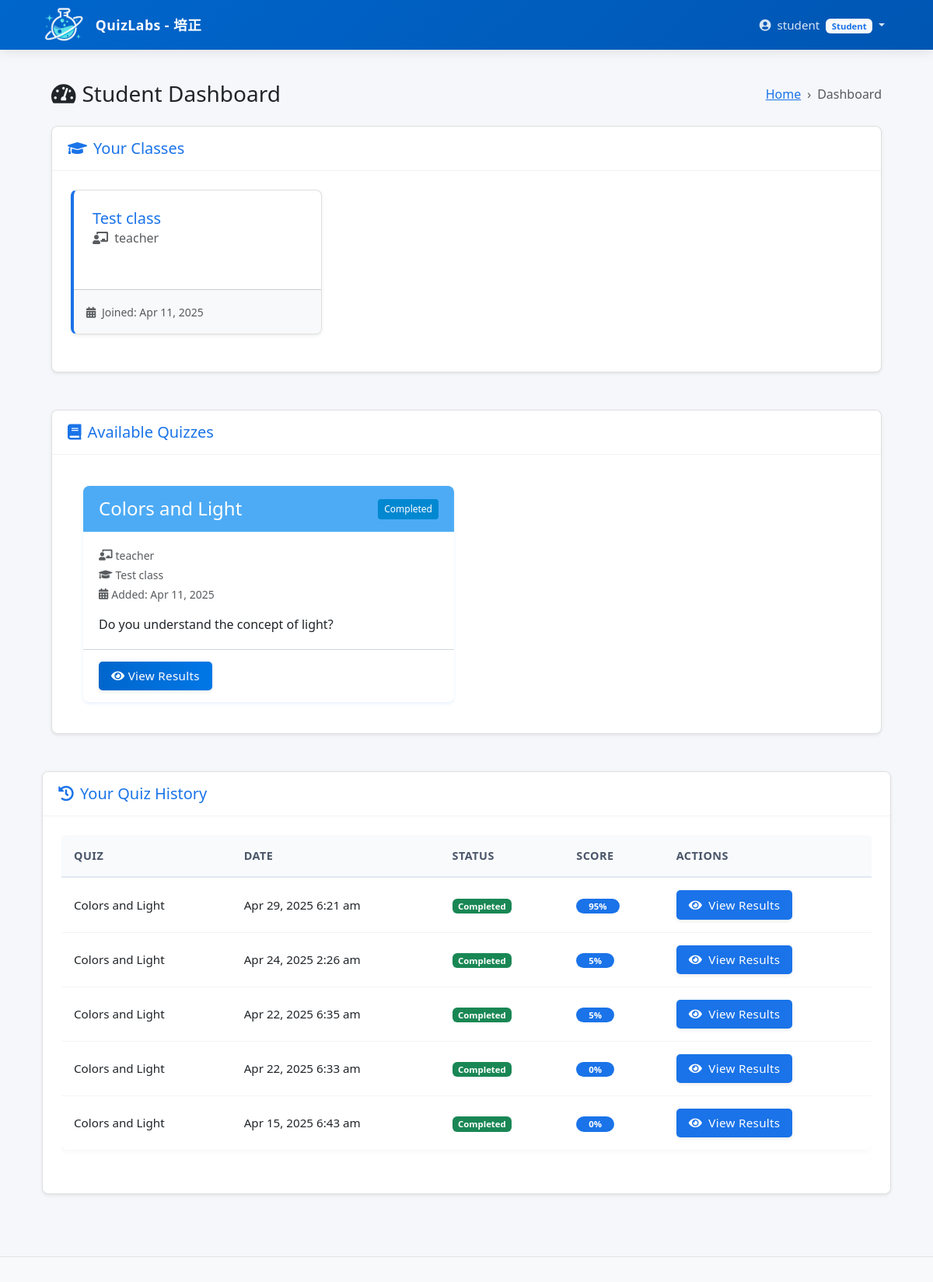
/student/ (signed in), run on the app's committed database.
### tables this page shows
CREATE TABLE quizzes (
    id INTEGER PRIMARY KEY AUTOINCREMENT,
    title TEXT NOT NULL,
    description TEXT,
    created_by INTEGER NOT NULL,
    is_published INTEGER DEFAULT 0,
    created_at TIMESTAMP DEFAULT CURRENT_TIMESTAMP,
    updated_at TIMESTAMP DEFAULT CURRENT_TIMESTAMP, hash_id VARCHAR(16), allow_redo INTEGER DEFAULT 0, exam_mode INTEGER DEFAULT 0,
    FOREIGN KEY (created_by) REFERENCES users(id) ON DELETE CASCADE
);

CREATE TABLE quiz_attempts (
    id INTEGER PRIMARY KEY AUTOINCREMENT,
    quiz_id INTEGER NOT NULL,
    student_id INTEGER NOT NULL,
    start_time TIMESTAMP DEFAULT CURRENT_TIMESTAMP,
    end_time TIMESTAMP NULL,
    total_score REAL DEFAULT 0,
    status TEXT DEFAULT 'in_progress' CHECK (status IN ('in_progress', 'completed', 'graded')),
    FOREIGN KEY (quiz_id) REFERENCES quizzes(id) ON DELETE CASCADE,
    FOREIGN KEY (student_id) REFERENCES users(id) ON DELETE CASCADE
);

### student/index.php (the view, shortened to what the rows shown need)
<?php
$db = new Database();
$student_id = $_SESSION['user_id'];
$availableQuizzes = $db->resultSet("
    SELECT q.*, u.username as teacher_name, cqa.class_id, c.name as class_name
    FROM quizzes q
    JOIN users u ON q.created_by = u.id
    JOIN class_quiz_assignments cqa ON q.id = cqa.quiz_id
    JOIN classes c ON cqa.class_id = c.id
    JOIN class_enrollments ce ON c.id = ce.class_id
    WHERE q.is_published = 1 AND ce.user_id = ?
    GROUP BY q.id
    ORDER BY q.created_at DESC
", [$student_id]);
$directlyAssignedQuizzes = $db->resultSet("
    SELECT q.*, u.username as teacher_name, NULL as class_id, 'Direct Assignment' as class_name
    FROM quizzes q
    JOIN users u ON q.created_by = u.id
    JOIN quiz_student_access qsa ON q.id = qsa.quiz_id
    WHERE q.is_published = 1 AND qsa.student_id = ?
    AND q.id NOT IN (
        SELECT q2.id FROM quizzes q2
        JOIN class_quiz_assignments cqa ON q2.id = cqa.quiz_id
        JOIN classes c ON cqa.class_id = c.id
        JOIN class_enrollments ce ON c.id = ce.class_id
        WHERE ce.user_id = ?
    )
    ORDER BY q.created_at DESC
", [$student_id, $student_id]);
$availableQuizzes = array_merge($availableQuizzes, $directlyAssignedQuizzes);
$attempts = $db->resultSet("
    SELECT qa.*, q.title as quiz_title
    FROM quiz_attempts qa
    JOIN quizzes q ON qa.quiz_id = q.id
    WHERE qa.student_id = ?
    ORDER BY qa.start_time DESC
", [$student_id]);
$attemptsMap = [];
foreach ($attempts as $attempt) {
    if (!isset($attemptsMap[$attempt['quiz_id']])) {
        $attemptsMap[$attempt['quiz_id']] = [];
    }
    $attemptsMap[$attempt['quiz_id']][] = $attempt;
}
require_once __DIR__ . '/../includes/header.php';
?>
<div class="container-fluid">
    <div class="row">
        <div class="col-12">
            <div class="d-sm-flex justify-content-between align-items-center mb-4">
                <h1 class="h3 mb-0 text-gray-800">
                    <i class="fas fa-tachometer-alt me-2"></i>Student Dashboard
                </h1>
            </div>
        </div>
    </div>
    <div class="row mb-4" id="quizzes">
        <div class="col-12">
            <div class="card shadow-sm">
                <div class="card-body">
                    <?php if (count($availableQuizzes) > 0): ?>
                        <div class="quiz-list">
                            <?php foreach ($availableQuizzes as $quiz): ?>
                                <?php
                                $hasCompleted = false;
                                $hasInProgress = false;
                                if (isset($attemptsMap[$quiz['id']])) {
                                    foreach ($attemptsMap[$quiz['id']] as $attempt) {
                                        if ($attempt['status'] === 'completed') {
                                            $hasCompleted = true;
                                        } elseif ($attempt['status'] === 'in_progress') {
                                            $hasInProgress = true;
                                        }
                                    }
                                }
                                ?>
                                <div class="quiz-card">
                                    <div class="quiz-card-header">
                                        <h4><?= htmlspecialchars($quiz['title']) ?></h4>
                                        <div>
                                            <?php if ($hasCompleted): ?>
                                                <span class="quiz-status published">Completed</span>
                                            <?php elseif ($hasInProgress): ?>
                                                <span class="quiz-status draft">In Progress</span>
                                            <?php else: ?>
                                                <span class="quiz-status published">New</span>
                                            <?php endif; ?>
                                        </div>
                                    </div>
                                    <div class="quiz-card-body">
                                            <div class="mb-3">
                                                <div class="d-flex align-items-center text-muted small mb-1">
                                                    <i class="fas fa-chalkboard-teacher me-1"></i>
                                                    <span><?= htmlspecialchars($quiz['teacher_name']) ?></span>
                                                </div>
                                                <div class="d-flex align-items-center text-muted small mb-1">
                                                    <i class="fas fa-graduation-cap me-1"></i>
                                                    <span><?= htmlspecialchars($quiz['class_name']) ?></span>
                                                </div>
                                                <div class="d-flex align-items-center text-muted small">
                                                    <i class="fas fa-calendar-alt me-1"></i>
                                                    <span>Added: <?= date('M j, Y', strtotime($quiz['created_at'])) ?></span>
                                                </div>
                                            </div>
                                            <?php if (!empty($quiz['description'])): ?>
                                                <p class="card-text">
                                                    <?= nl2br(htmlspecialchars(substr($quiz['description'], 0, 150))) ?>
                                                </p>
                                            <?php endif; ?>
                                        </div>
                                        <div class="quiz-card-footer">
                                            <?php if ($hasCompleted): ?>
                                                <a href="<?= BASE_URL ?>/student/view_result.php?attempt_id=<?= $attemptsMap[$quiz['id']][0]['id'] ?>" class="btn btn-primary">
                                                    <i class="fas fa-eye"></i> View Results
                                                </a>
                                            <?php elseif ($hasInProgress): ?>
                                                <a href="<?= BASE_URL ?>/student/take_quiz.php?id=<?= $quiz['id'] ?>" class="btn btn-primary">
                                                    <i class="fas fa-play-circle"></i> Continue Quiz
                                                </a>
                                            <?php else: ?>
                                                <a href="<?= BASE_URL ?>/student/take_quiz.php?id=<?= $quiz['id'] ?>" class="btn btn-primary">
                                                    <i class="fas fa-play-circle"></i> Start Quiz
                                                </a>
                                            <?php endif; ?>
                                        </div>
                                    </div>
                                </div>
                            <?php endforeach; ?>
                        </div>
                    <?php endif; ?>
                </div>
            </div>
        </div>
    </div>
    <div class="row mb-4" id="history">
        <div class="col-12">
            <div class="card shadow-sm">
                <div class="card-body">
                    <?php
    $completedAttempts = array_filter($attempts, function($attempt) {
        return $attempt['status'] === 'completed';
    });
    if (count($completedAttempts) > 0): ?>
                        <div class="table-responsive">
                            <table class="table table-hover">
                                <thead>
                                    <tr>
                                        <th>Quiz</th>
                                        <th>Date</th>
                                        <th>Status</th>
                                        <th>Score</th>
                                        <th>Actions</th>
                                    </tr>
                                </thead>
                                <tbody>
                                    <?php foreach ($completedAttempts as $attempt): ?>
                                        <tr>
                                            <td><?= htmlspecialchars($attempt['quiz_title']) ?></td>
                                            <td><?= date('M j, Y g:i a', strtotime($attempt['start_time'])) ?></td>
                                            <td>
                                                <?php if ($attempt['status'] === 'completed'): ?>
                                                    <span class="badge bg-success">Completed</span>
                                                <?php elseif ($attempt['status'] === 'in_progress'): ?>
                                                    <span class="badge bg-warning text-dark">In Progress</span>
                                                <?php else: ?>
                                                    <span class="badge bg-secondary"><?= ucfirst($attempt['status']) ?></span>
                                                <?php endif; ?>
                                            </td>
                                            <td>
                                                <?php if ($attempt['status'] === 'completed'): ?>
                                                    <span class="badge bg-primary rounded-pill px-3"><?= $attempt['total_score'] ?>%</span>
                                                <?php else: ?>
                                                    <span class="text-muted">-</span>
                                                <?php endif; ?>
                                            </td>
                                            <td>
                                                <?php if ($attempt['status'] === 'completed'): ?>
                                                    <a href="<?= BASE_URL ?>/student/view_result.php?attempt_id=<?= $attempt['id'] ?>" class="btn btn-sm btn-outline-primary">
                                                        <i class="fas fa-eye me-1"></i> View Results
                                                    </a>
                                                <?php elseif ($attempt['status'] === 'in_progress'): ?>
                                                    <a href="<?= BASE_URL ?>/student/take_quiz.php?id=<?= $attempt['quiz_id'] ?>" class="btn btn-sm btn-outline-primary">
                                                        <i class="fas fa-play me-1"></i> Continue
                                                    </a>
                                                <?php endif; ?>
                                            </td>
                                        </tr>
                                    <?php endforeach; ?>
                                </tbody>
                            </table>
                        </div>
                    <?php endif; ?>
                </div>
            </div>
        </div>
    </div>
<?php require_once __DIR__ . '/../includes/footer.php'; ?>

### data on the page
quizzes: title "Colors and Light", teacher_name "teacher", class_name "Test class", created_at "Apr 11, 2025", description "Do you understand the concept of light?"
quiz_attempts: quiz.title "Colors and Light", start_time "Apr 29, 2025 6:21 am", status "Completed", total_score "95"
quiz_attempts: quiz.title "Colors and Light", start_time "Apr 24, 2025 2:26 am", status "Completed", total_score "5"
quiz_attempts: quiz.title "Colors and Light", start_time "Apr 22, 2025 6:35 am", status "Completed", total_score "5"
quiz_attempts: quiz.title "Colors and Light", start_time "Apr 22, 2025 6:33 am", status "Completed", total_score "0"
quiz_attempts: quiz.title "Colors and Light", start_time "Apr 15, 2025 6:43 am", status "Completed", total_score "0"

### other printed values
$_SESSION['username'] "student"
$_SESSION['role'] "Student"
$class['name'] "Test class"
$class['teacher_name'] "teacher"
date('M j, Y', strtotime($class['enrolled_at'])) "Apr 11, 2025"
